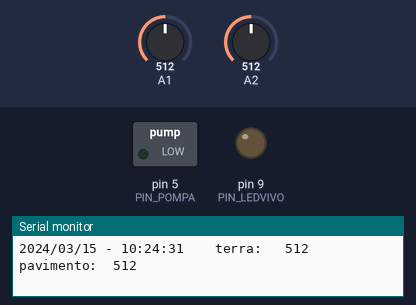
The sketch below on a simulated Arduino Uno, built with avr-gcc and run on an emulated ATmega328P. Shown: switched loads named in the sketch (green lamp = pin HIGH), output pins drawn as LEDs (lit = HIGH), the last lines printed to the serial monitor. The inputs (shaded band) are chosen by the test bench; at power-on: A1 = 512, A2 = 512. The local clock reads 2024-03-15 10:24:30 at power-on unless the sketch sets it.

Above: at 1.2 s.
1.3 s: A1 set to 835
4.3 s: A1 set to 869
At 7.0 s:
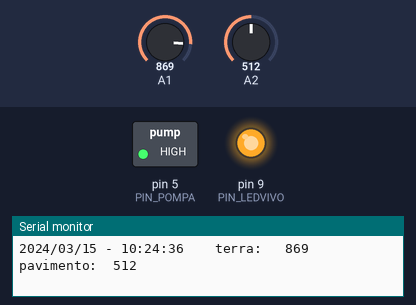
7.3 s: A2 set to 493
At 9.2 s:
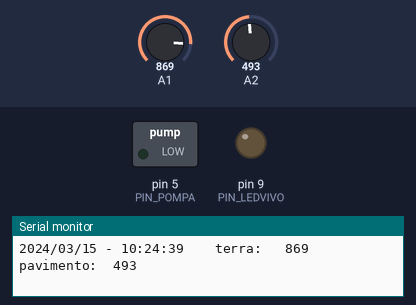
10.3 s: A2 set to 511
At 41.4 s:
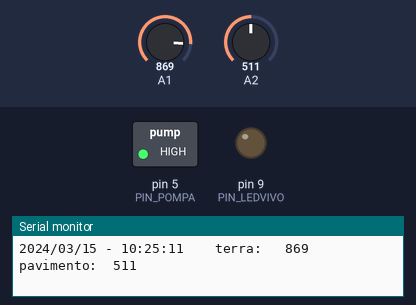
Timing chart, 0 to 45.9 s (numbered marks = the images above; inputs shaded):
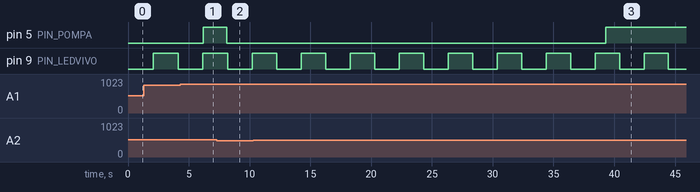

The sketch:

super_semplice2.ino
```cpp
/*  semplice controller per il terrazzo:
 *
 *   domande per pisto?
 *   - perchè si blocca del tutto se la seconda sonda trova acqua, devo creare un buleano?
 *   - per fare pause più lunghe usare un'altra variabile al posto di int? long?
 *   clock e 2 sensori umidità, uno per il terreno e uno per sapere
 *   sto allagando tutto.
 *   Attivano o Disattivano il relè che fa andare l'elettrovalvola
 *
 *   elenco dei pin per arduinoUno:
 * CLOCK:
 * 3V !!!
 * SCL
 * SDA
 *
 * RELÈ: digitale 5, 5V
 *
 * LED per sapere se è vivo: digitale 9, 5V
 *
 * SENSORI UMIDITÀ: 5v
 * TERRENO : A1
 * acqua perterra : A2
 */


#include <Wire.h>
#include "RTClib.h"

#define PIN_POMPA 5
#define PIN_LEDVIVO 9
unsigned long t1, dt1; // per fare il timer non bloccante
unsigned long tV, dtV; // per gestire il tempo LED vivo
unsigned long t4, dt4; // per gestire il tempo della pompa
int tledV = 600; // tempo in cui lampeggia il led vivo
int stV = LOW; // stato del led vivo
int terra; // per misurare l'umidità
int pav; // se c'è acqua sul pavimento
int th_terra = 850; // soglia per attivare il task di attivazione  se il sensore segna valori sopra gli 840 parte l'irrigazione ( se fuori dalla terra va a 900)
int th_pav = 500; // soglia per attivare il task di attivazione
bool POMPA; // da il via al task pompa
int t_on_pompa = 1000; // gestione del task
int statopompa = LOW;   // per capire quando accendo o spengo la pompa
int mm, hh;
bool MATTINO;

RTC_DS3231 rtc;

char *res = malloc(5);

void setup() {
  Serial.begin(9600);
  pinMode(PIN_POMPA, OUTPUT);
  digitalWrite(PIN_POMPA, LOW);
  pinMode(PIN_LEDVIVO, OUTPUT);
  pinMode(2, INPUT);


  if (!rtc.begin()) {
    Serial.println("Controlla le connessioni");
    while(true);
  }

  if (rtc.lostPower()) {  // per inizzializzare di nuovo la scheda
    Serial.println("Imposto data/ora");
    rtc.adjust(DateTime(F(__DATE__), F(__TIME__)));
    // rtc.adjust(DateTime(2014, 1, 21, 3, 0, 0));
  }
  leggiTerra(); // funzione per leggere l'umidità del terreno
  leggiOra(); // per sapere quando è giorno
  leggiVivo();
}

String pad(int n) {
  sprintf(res, "%02d", n);
  return String(res);
}

void loop() {
   /**
   * TIMER
   */
  dt1 = millis() - t1;
  if (dt1 >= 2000) {
    t1 = millis();
    leggiTerra();
    leggiOra();
    leggiVivo();

  }


  DateTime now = rtc.now();
  //int v = analogRead(A5);
  Serial.print(now.year(), DEC);
  Serial.print('/');
  Serial.print(pad(now.month()));
  Serial.print('/');
  Serial.print(pad(now.day()));
  Serial.print(" - ");
  Serial.print(pad(now.hour()));
  Serial.print(':');
  Serial.print(pad(now.minute()));
  Serial.print(':');
  Serial.print(pad(now.second()));
  Serial.print("    ");
  Serial.print("terra:   ");
  Serial.print(terra);
  Serial.print("      pavimento:  ");
  Serial.println( pav );

   if (POMPA) {
    dt4 = millis() - t4;
    if (dt4 > t_on_pompa) {
      t4 = millis();
      statopompa = !statopompa;
      if (statopompa) {   // se è vero
        digitalWrite(PIN_POMPA, HIGH); // accendo la pompa
        t_on_pompa = 30000;  // tempo dello spruzzo ( valore massimo int 32767)
      } else {
        digitalWrite(PIN_POMPA, LOW);
        t_on_pompa = 3000;
      }
    }
  }

}

void leggiOra(){ // per sapere quando è giorno
  DateTime now = rtc.now();
  hh = now.hour();
  mm = now.minute();

  if ((hh >= 4) && (hh < 12)) { // ho cambiato questo!!!
    MATTINO = true;
  } else {
    MATTINO = false;
  }

}

void leggiVivo() {
  dtV = millis() - tV;
  if (dtV > tledV) {
    tV = millis();
    stV = !stV;
    digitalWrite(PIN_LEDVIVO, stV);
    Serial.println("OK");
  }

}

void leggiTerra(){
  terra = 0;
  pav = 0;
  for (int i = 0; i < 10; i++) {  // leggo una decina di letture
    terra += analogRead(A1);
  }
  terra = terra / 10;  // faccio la media delle letture

  for (int j = 0; j < 10; j++) {  // leggo una decina di letture
    pav += analogRead(A2);
  }
  pav = pav / 10;  // faccio la media delle letture


// decido quando attivare l'irrigazione
  if (MATTINO) {
    if (terra < th_terra && pav > th_pav ) {
      POMPA = LOW;
      digitalWrite(PIN_POMPA, LOW);  // per essere sicuro che la pompa si spenga
      Serial.println ("   umidità terreno raggiunta");;
    } else if (terra < th_terra && pav < th_pav  ) {
      POMPA = LOW;
      digitalWrite(PIN_POMPA, LOW);  // per essere sicuro che la pompa si spenga
      Serial.println ("   Acqua per terra!!!!!!!!!!!!!!!!!!!!");
    } else if (terra > th_terra && pav < th_pav  ) {
      POMPA = LOW;
      digitalWrite(PIN_POMPA, LOW);  // per essere sicuro che la pompa si spenga
      Serial.println ("   11111111111111111111111111111111111111");
    } else if (terra > th_terra && pav > th_pav  ) {
      POMPA = HIGH;     // accendo l'irrigazione
      Serial.println ("   PompaON");
    } else {
      POMPA = LOW;
      digitalWrite(PIN_POMPA, LOW);  // per essere sicuro che la pompa si spenga
    }
  } else {
    POMPA = LOW;
    digitalWrite(PIN_POMPA, LOW);
  }
}
```

Measured:
- the behaviour switches between 850 and 851 on A1 (found by bisection; images 0 and 1)
- the behaviour switches between 501 and 500 on A2 (found by bisection; images 1 and 2)
- after the input at 4.3 s, pin 5 (PIN_POMPA): LOW → HIGH after 1.9 s
- after the input at 7.3 s, pin 5 (PIN_POMPA): HIGH → LOW after 0.84 s
- after the input at 10.3 s, pin 5 (PIN_POMPA): LOW → HIGH after 29.0 s
- by itself, pin 9 (PIN_LEDVIVO): alternates HIGH for 2.0 s and LOW for 2.0 s
